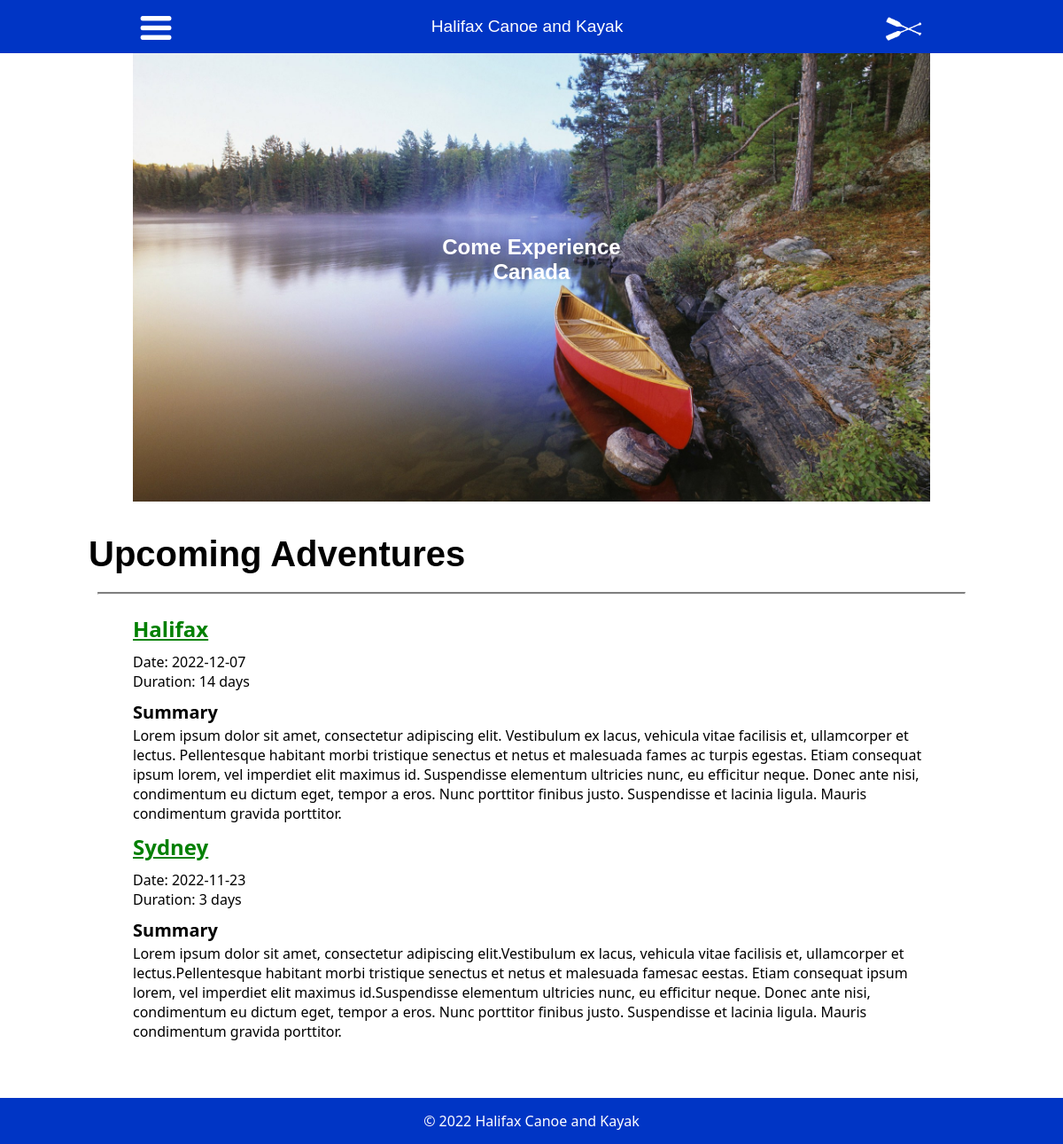
Screenshot of /all-adventures.php with the database file from the repository.
### tables this page shows
CREATE TABLE IF NOT EXISTS `tripsdetails` (
  `id` int(10) NOT NULL AUTO_INCREMENT,
  `heading` varchar(30) NOT NULL,
  `tripDate` date NOT NULL,
  `duration` int(3) NOT NULL,
  `summary` text NOT NULL,
  UNIQUE KEY `id` (`id`)
);

### all-adventures.php (the view, shortened to what this page needs)
<?php
    include 'header.php';
    ?>
<?php
    include 'nav.php';
    ?>
<?php
    include 'connection.php';
    ?>
<div class="wrapper">
    <main class="main">
        <article>
            <div class="box">
                <img class="banner1" src="images/canoe.jpg" alt="Canoe Image " width="800px">
                <div class="text">
                    <h1>Come Experience</h1>
                    <h1>Canada</h1>
                </div>
            </div>
            <header>
            <div class= "content-header">
                <h1>Upcoming Adventures</h1>
                <hr>
            </header>
            <section>
                <div class="section-content">
<?php
	$sql = "SELECT * FROM tripsdetails";
	$result = mysqli_query($conn, $sql);
	if (mysqli_num_rows($result) > 0) {
	    while($row = mysqli_fetch_assoc($result)) {
             $heading=$row["heading"];
             $tripDate=$row["tripDate"];
             $duration=$row["duration"];
             $summary=$row["summary"];
             echo "<h1> $heading </h1>";
             echo "<p>" . "Date: $tripDate <br>";
             echo "Duration: $duration days <br> </p>";
             echo "<h2>Summary</h2>";
             echo "<p>$summary</p>";
	    }
	} else {
	    echo "0 results";
	}
?>
            </section>
        </article>
    </main>
</div>
<?php
    include 'footer.php';
    ?>

### header.php (shortened to what this page needs)
<!DOCTYPE html>
<html lang="en">
<head>
    <link rel='stylesheet' type='text/css' media='screen' href='styles.css'>
</head>
<body>

### nav.php (shortened to what this page needs)
<header>
<nav class="flex-container">
            <div class="navrow dropdown">
                <button type="button" class="hamburgerbtn" id="hamNavBtn">
                    <img src="images/hamburger.png" alt="hamburger icon" width="40px" height="43px" />
                </button>
            </div>
            <div class="navrow">
                <h1>Halifax Canoe and Kayak</h1>
            </div>
            <div class="navrow">
                <button type="button" class="paddlebtn">
                    <img src="images/paddle-white.png" alt="" width="50 px" height="45 px" />
                </button>
            </div>
        </nav>
</header>

### footer.php
<footer>
<p>&copy; 2022 Halifax Canoe and Kayak</p>
</footer>
</body>
</html>

### styles.css (style rules this page uses)
* { margin: 0; }
html, body { height: 100%; }
body { background-color: white; font-family: 'Segoe UI', Tahoma, Geneva, Verdana, sans-serif; margin-left: auto; margin-right: auto; display: flex; flex-direction: column; min-height:100vh; }
nav { background-color: #0035c5; font-family: Verdana, Geneva, Tahoma, sans-serif; }
main { display: block; padding: 0 1em 3em; min-height: 85%; margin-left: auto; margin-right: auto; text-align: center; width: 70%; }
footer { padding:15px; background:#0035c5; text-align: center; color:#fff; }
.wrapper { flex:auto; }
.flex-container { display: flex; flex-wrap: wrap; width: 100%; height: 60px; }
.navrow { display: flex; flex-wrap: nowrap; justify-content: space-between; align-items: center; margin-right: auto; margin-left: auto; }
.hamburgerbtn { border: none; background-color: #0035c5; padding-right: 10px; padding-left: 10px; padding-top: 10px; margin-left: 10px; }
.paddlebtn { border: none; background-color: #0035c5; padding-right: 10px; padding-left: 10px; padding-top: 10px; margin-right: 10px; }
.navrow h1 { font-size: 1.2em; color: white; font-weight: 400; padding-left: 10px; padding-right: 10px; }
.dropdown { position: relative; display: inline-block; }
.box { position: relative; display: inline-block; }
.box .text { position: absolute; z-index: 999; margin: 0 auto; left: 0; right: 0; text-align: center; top: 40%; font-family: Verdana, Geneva, Tahoma, sans-serif; color: #fff; width: 60%; }
.banner1 { width: 90%; margin: auto; }
.content-header { padding-top: 2px; padding-bottom: 2px; }
.content-header>h1 { font-family: Arial, Helvetica, sans-serif; font-size: 2.5rem; color: black; font-weight: bold; text-align: left; padding-top: 30px; padding-bottom: 10px; }
.content-header>hr { border-top: 2px solid gray; margin: 10px 10px; }
.section-content { display: flex; flex-direction: column; flex-wrap: wrap; text-align: left; margin-left: auto; margin-right: auto; padding: 0.2 em; padding-bottom: 1em; align-items: flex-start; width: 90%; }
.section-content h1 { font-size: 1.5rem; color: green; text-decoration: underline; padding-top: 10px; padding-bottom: 10px; }
.section-content h2 { font-size: 1.25rem; padding-top: 10px; padding-bottom: 2px; }
@media screen and (min-width: 1000px) and (max-width: 1400px) { main { width: 1000px; } }

### rows the page displays
tripsdetails: heading "Halifax", tripDate "2022-12-07", duration "14", summary "Lorem ipsum dolor sit amet, consectetur adipiscing elit. Vestibulum ex lacus, vehicula vitae facilisis et, ullamcorper et lectus. Pellentesque habitant morbi tristique senectus et netus et malesuada fames ac turpis egestas. Etiam consequat ipsum lorem, vel imperdiet elit maximus id. Suspendisse elementum ultricies nunc, eu efficitur neque. Donec ante nisi, condimentum eu dictum eget, tempor a eros. Nunc porttitor finibus justo. Suspendisse et lacinia ligula. Mauris condimentum gravida porttitor."
tripsdetails: heading "Sydney", tripDate "2022-11-23", duration "3", summary "Lorem ipsum dolor sit amet, consectetur adipiscing elit.Vestibulum ex lacus, vehicula vitae facilisis et, ullamcorper et lectus.Pellentesque habitant morbi tristique senectus et netus et malesuada famesac eestas. Etiam consequat ipsum lorem, vel imperdiet elit maximus id.Suspendisse elementum ultricies nunc, eu efficitur neque. Donec ante nisi, condimentum eu dictum eget, tempor a eros. Nunc porttitor finibus justo. Suspendisse et lacinia ligula. Mauris condimentum gravida porttitor."
